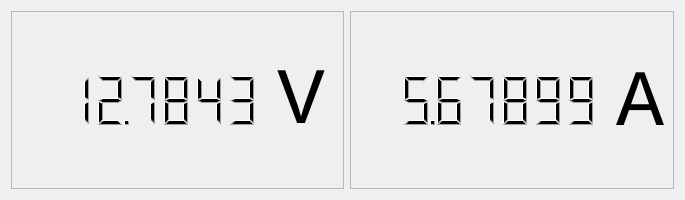
                              <widget class="QFrame" name="frame_96">
                               <property name="minimumSize">
                                <size>
                                 <width>0</width>
                                 <height>200</height>
                                </size>
                               </property>
                               <property name="frameShape">
                                <enum>QFrame::NoFrame</enum>
                               </property>
                               <property name="frameShadow">
                                <enum>QFrame::Plain</enum>
                               </property>
                               <layout class="QGridLayout" name="gridLayout_21">
                                <item row="0" column="0">
                                 <widget class="QFrame" name="frame_97">
                                  <property name="frameShape">
                                   <enum>QFrame::StyledPanel</enum>
                                  </property>
                                  <property name="frameShadow">
                                   <enum>QFrame::Raised</enum>
                                  </property>
                                  <layout class="QHBoxLayout" name="horizontalLayout_27">
                                   <item>
                                    <widget class="QLCDNumber" name="Voltage_3">
                                     <property name="minimumSize">
                                      <size>
                                       <width>250</width>
                                       <height>0</height>
                                      </size>
                                     </property>
                                     <property name="autoFillBackground">
                                      <bool>false</bool>
                                     </property>
                                     <property name="frameShape">
                                      <enum>QFrame::NoFrame</enum>
                                     </property>
                                     <property name="frameShadow">
                                      <enum>QFrame::Plain</enum>
                                     </property>
                                     <property name="smallDecimalPoint">
                                      <bool>true</bool>
                                     </property>
                                     <property name="digitCount">
                                      <number>7</number>
                                     </property>
                                     <property name="value" stdset="0">
                                      <double>12.784300000000000</double>
                                     </property>
                                    </widget>
                                   </item>
                                   <item>
                                    <widget class="QFrame" name="frame_98">
                                     <property name="frameShape">
                                      <enum>QFrame::NoFrame</enum>
                                     </property>
                                     <property name="frameShadow">
                                      <enum>QFrame::Plain</enum>
                                     </property>
                                     <layout class="QVBoxLayout" name="verticalLayout_63">
                                      <property name="leftMargin">
                                       <number>0</number>
                                      </property>
                                      <property name="topMargin">
                                       <number>14</number>
                                      </property>
                                      <item>
                                       <widget class="QLabel" name="label_38">
                                        <property name="font">
                                         <font>
                                          <family>Courier New</family>
                                          <pointsize>8</pointsize>
                                         </font>
                                        </property>
                                        <property name="text">
                                         <string>&lt;html&gt;&lt;head/&gt;&lt;body&gt;&lt;p align=&quot;center&quot;&gt;&lt;span style=&quot; font-size:60pt;&quot;&gt;V&lt;/span&gt;&lt;/p&gt;&lt;/body&gt;&lt;/html&gt;</string>
                                        </property>
                                       </widget>
                                      </item>
                                     </layout>
                                    </widget>
                                   </item>
                                  </layout>
                                 </widget>
                                </item>
                                <item row="0" column="1">
                                 <widget class="QFrame" name="frame_99">
                                  <property name="frameShape">
                                   <enum>QFrame::StyledPanel</enum>
                                  </property>
                                  <property name="frameShadow">
                                   <enum>QFrame::Raised</enum>
                                  </property>
                                  <layout class="QHBoxLayout" name="horizontalLayout_28">
                                   <item>
                                    <widget class="QLCDNumber" name="Current_3">
                                     <property name="minimumSize">
                                      <size>
                                       <width>250</width>
                                       <height>0</height>
                                      </size>
                                     </property>
                                     <property name="frameShape">
                                      <enum>QFrame::NoFrame</enum>
                                     </property>
                                     <property name="frameShadow">
                                      <enum>QFrame::Plain</enum>
                                     </property>
                                     <property name="smallDecimalPoint">
                                      <bool>true</bool>
                                     </property>
                                     <property name="digitCount">
                                      <number>7</number>
                                     </property>
                                     <property name="value" stdset="0">
                                      <double>5.678990000000000</double>
                                     </property>
                                    </widget>
                                   </item>
                                   <item>
                                    <widget class="QFrame" name="frame_100">
                                     <property name="frameShape">
                                      <enum>QFrame::NoFrame</enum>
                                     </property>
                                     <property name="frameShadow">
                                      <enum>QFrame::Plain</enum>
                                     </property>
                                     <layout class="QVBoxLayout" name="verticalLayout_64">
                                      <property name="spacing">
                                       <number>0</number>
                                      </property>
                                      <property name="leftMargin">
                                       <number>0</number>
                                      </property>
                                      <property name="topMargin">
                                       <number>8</number>
                                      </property>
                                      <property name="rightMargin">
                                       <number>0</number>
                                      </property>
                                      <property name="bottomMargin">
                                       <number>0</number>
                                      </property>
                                      <item>
                                       <widget class="QLabel" name="label_39">
                                        <property name="font">
                                         <font>
                                          <family>Courier New</family>
                                          <pointsize>8</pointsize>
                                         </font>
                                        </property>
                                        <property name="text">
                                         <string>&lt;html&gt;&lt;head/&gt;&lt;body&gt;&lt;p align=&quot;center&quot;&gt;&lt;span style=&quot; font-size:60pt;&quot;&gt;A&lt;/span&gt;&lt;/p&gt;&lt;/body&gt;&lt;/html&gt;</string>
                                        </property>
                                        <property name="scaledContents">
                                         <bool>false</bool>
                                        </property>
                                       </widget>
                                      </item>
                                     </layout>
                                    </widget>
                                   </item>
                                  </layout>
                                 </widget>
                                </item>
                               </layout>
                              </widget>
